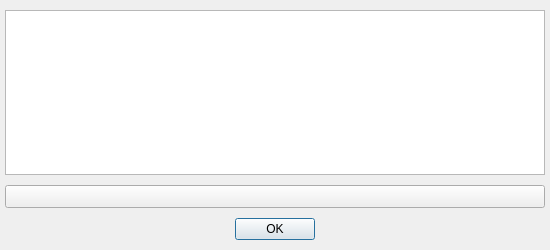
<?xml version="1.0" encoding="UTF-8"?>
<ui version="4.0">
 <class>aboutDialog</class>
 <widget class="QDialog" name="aboutDialog">
  <property name="geometry">
   <rect>
    <x>0</x>
    <y>0</y>
    <width>550</width>
    <height>250</height>
   </rect>
  </property>
  <property name="sizePolicy">
   <sizepolicy hsizetype="Preferred" vsizetype="Preferred">
    <horstretch>0</horstretch>
    <verstretch>0</verstretch>
   </sizepolicy>
  </property>
  <property name="minimumSize">
   <size>
    <width>550</width>
    <height>200</height>
   </size>
  </property>
  <property name="maximumSize">
   <size>
    <width>16777215</width>
    <height>16777215</height>
   </size>
  </property>
  <property name="windowTitle">
   <string notr="true"/>
  </property>
  <layout class="QGridLayout" name="gridLayout_2">
   <property name="leftMargin">
    <number>5</number>
   </property>
   <property name="topMargin">
    <number>10</number>
   </property>
   <property name="rightMargin">
    <number>5</number>
   </property>
   <property name="bottomMargin">
    <number>10</number>
   </property>
   <property name="horizontalSpacing">
    <number>0</number>
   </property>
   <property name="verticalSpacing">
    <number>10</number>
   </property>
   <item row="1" column="0">
    <widget class="QPushButton" name="pushButton_tohp">
     <property name="sizePolicy">
      <sizepolicy hsizetype="Preferred" vsizetype="Fixed">
       <horstretch>0</horstretch>
       <verstretch>0</verstretch>
      </sizepolicy>
     </property>
     <property name="font">
      <font>
       <pointsize>10</pointsize>
      </font>
     </property>
     <property name="text">
      <string/>
     </property>
    </widget>
   </item>
   <item row="2" column="0" alignment="Qt::AlignHCenter">
    <widget class="QDialogButtonBox" name="buttonBox">
     <property name="layoutDirection">
      <enum>Qt::LeftToRight</enum>
     </property>
     <property name="orientation">
      <enum>Qt::Horizontal</enum>
     </property>
     <property name="standardButtons">
      <set>QDialogButtonBox::Ok</set>
     </property>
    </widget>
   </item>
   <item row="0" column="0">
    <widget class="QTextEdit" name="textEdit_vandc">
     <property name="font">
      <font>
       <pointsize>12</pointsize>
      </font>
     </property>
     <property name="verticalScrollBarPolicy">
      <enum>Qt::ScrollBarAlwaysOff</enum>
     </property>
     <property name="horizontalScrollBarPolicy">
      <enum>Qt::ScrollBarAlwaysOff</enum>
     </property>
     <property name="textInteractionFlags">
      <set>Qt::TextSelectableByKeyboard|Qt::TextSelectableByMouse</set>
     </property>
    </widget>
   </item>
  </layout>
 </widget>
 <tabstops>
  <tabstop>textEdit_vandc</tabstop>
  <tabstop>pushButton_tohp</tabstop>
 </tabstops>
 <resources/>
 <connections>
  <connection>
   <sender>buttonBox</sender>
   <signal>accepted()</signal>
   <receiver>aboutDialog</receiver>
   <slot>accept()</slot>
   <hints>
    <hint type="sourcelabel">
     <x>248</x>
     <y>254</y>
    </hint>
    <hint type="destinationlabel">
     <x>157</x>
     <y>274</y>
    </hint>
   </hints>
  </connection>
  <connection>
   <sender>buttonBox</sender>
   <signal>rejected()</signal>
   <receiver>aboutDialog</receiver>
   <slot>reject()</slot>
   <hints>
    <hint type="sourcelabel">
     <x>316</x>
     <y>260</y>
    </hint>
    <hint type="destinationlabel">
     <x>286</x>
     <y>274</y>
    </hint>
   </hints>
  </connection>
 </connections>
</ui>
